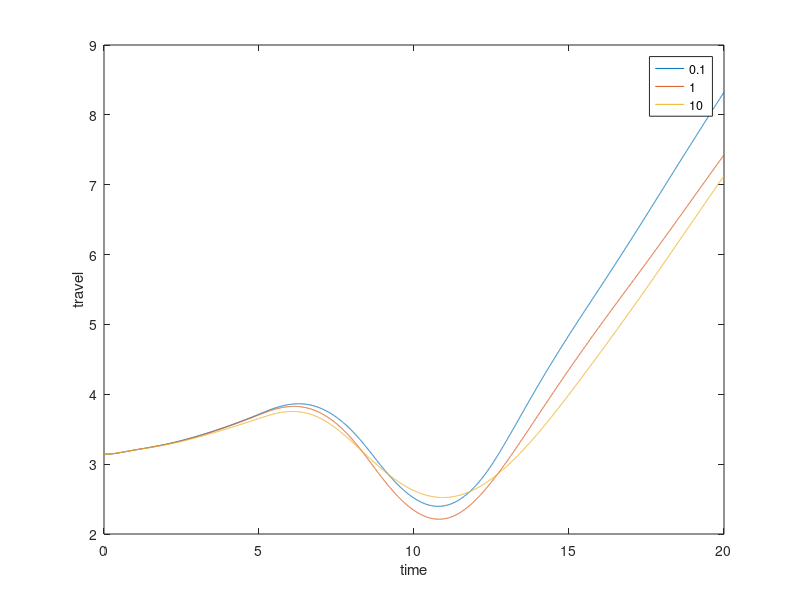

This chart was generated by the following MATLAB code:
clc; clear;
T1 = load('1.mat').ans;
T2 = load('2.mat').ans;
T3 = load('3.mat').ans;

plot(T1(1,:), T1(2,:), T1(1,:), T2(2,:), T1(1,:), T3(2,:))
xlabel('time')
ylabel('travel')
legend('0.1', '1','10')